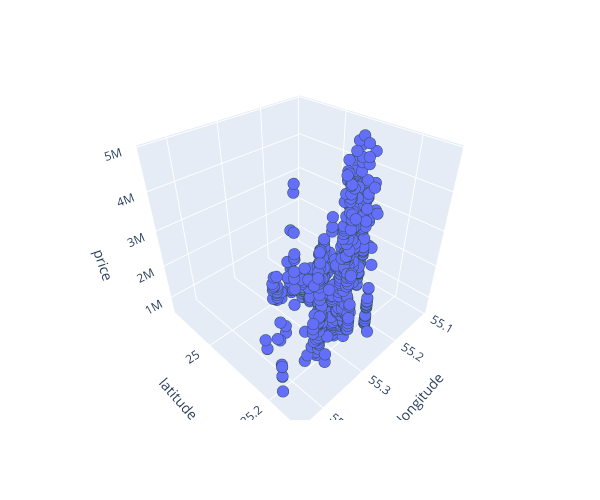

The notebook cell saved with this chart:
### Code cell
# Create 3D scatter plot
fig = px.scatter_3d(
    df,
    x='longitude',
    y='latitude',
    z="price",
    labels={"longitude": "longitude", "latitude": "latitude", "price": "price"},
    width=600,
    height=500,
)

# Refine formatting
fig.update_traces(
    marker={"size": 4, "line": {"width": 2, "color": "DarkSlateGrey"}},
    selector={"mode": "markers"},
)

# Display figure
fig.show()

### Figure 1 — Plotly figure (JSON) as saved in the notebook; plotly's stock layout.template omitted (floating-point values rounded to 4 significant figures; data arrays with more than 128 entries replaced by an {"elided": "..."} marker saying what was removed)
{"data": [{"hovertemplate": "longitude=%{x}<br>latitude=%{y}<br>price=%{z}<extra></extra>", "legendgroup": "", "marker": {"color": "#636efa", "line": {"color": "DarkSlateGrey", "width": 2}, "size": 4, "symbol": "circle"}, "mode": "markers", "name": "", "scene": "scene", "showlegend": false, "type": "scatter3d", "x": {"elided": "1619 float values"}, "y": {"elided": "1619 float values"}, "z": {"elided": "1619 int values"}}], "layout": {"height": 500, "legend": {"tracegroupgap": 0}, "margin": {"t": 60}, "scene": {"domain": {"x": [0, 1], "y": [0, 1]}, "xaxis": {"title": {"text": "longitude"}}, "yaxis": {"title": {"text": "latitude"}}, "zaxis": {"title": {"text": "price"}}}, "width": 600}}
